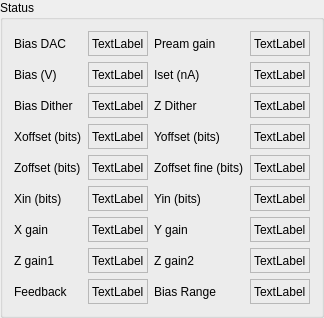
    <widget class="QGroupBox" name="groupBox_4">
     <property name="title">
      <string>Status</string>
     </property>
     <layout class="QGridLayout" name="gridLayout_5">
      <item row="5" column="1">
       <widget class="QLabel" name="label_xoffset">
        <property name="sizePolicy">
         <sizepolicy hsizetype="Preferred" vsizetype="Fixed">
          <horstretch>0</horstretch>
          <verstretch>0</verstretch>
         </sizepolicy>
        </property>
        <property name="minimumSize">
         <size>
          <width>0</width>
          <height>25</height>
         </size>
        </property>
        <property name="maximumSize">
         <size>
          <width>16777215</width>
          <height>25</height>
         </size>
        </property>
        <property name="frameShape">
         <enum>QFrame::StyledPanel</enum>
        </property>
        <property name="text">
         <string>TextLabel</string>
        </property>
       </widget>
      </item>
      <item row="0" column="3">
       <widget class="QLabel" name="label_preamp_gain">
        <property name="sizePolicy">
         <sizepolicy hsizetype="Preferred" vsizetype="Fixed">
          <horstretch>0</horstretch>
          <verstretch>0</verstretch>
         </sizepolicy>
        </property>
        <property name="minimumSize">
         <size>
          <width>0</width>
          <height>25</height>
         </size>
        </property>
        <property name="maximumSize">
         <size>
          <width>16777215</width>
          <height>25</height>
         </size>
        </property>
        <property name="frameShape">
         <enum>QFrame::StyledPanel</enum>
        </property>
        <property name="text">
         <string>TextLabel</string>
        </property>
       </widget>
      </item>
      <item row="0" column="2">
       <widget class="QLabel" name="label_29">
        <property name="sizePolicy">
         <sizepolicy hsizetype="Preferred" vsizetype="Fixed">
          <horstretch>0</horstretch>
          <verstretch>0</verstretch>
         </sizepolicy>
        </property>
        <property name="minimumSize">
         <size>
          <width>0</width>
          <height>25</height>
         </size>
        </property>
        <property name="maximumSize">
         <size>
          <width>16777215</width>
          <height>25</height>
         </size>
        </property>
        <property name="text">
         <string>Pream gain</string>
        </property>
       </widget>
      </item>
      <item row="5" column="2">
       <widget class="QLabel" name="label_8">
        <property name="sizePolicy">
         <sizepolicy hsizetype="Preferred" vsizetype="Fixed">
          <horstretch>0</horstretch>
          <verstretch>0</verstretch>
         </sizepolicy>
        </property>
        <property name="minimumSize">
         <size>
          <width>0</width>
          <height>25</height>
         </size>
        </property>
        <property name="maximumSize">
         <size>
          <width>16777215</width>
          <height>25</height>
         </size>
        </property>
        <property name="text">
         <string>Yoffset (bits)</string>
        </property>
       </widget>
      </item>
      <item row="8" column="1">
       <widget class="QLabel" name="label_xgain">
        <property name="sizePolicy">
         <sizepolicy hsizetype="Preferred" vsizetype="Fixed">
          <horstretch>0</horstretch>
          <verstretch>0</verstretch>
         </sizepolicy>
        </property>
        <property name="minimumSize">
         <size>
          <width>0</width>
          <height>25</height>
         </size>
        </property>
        <property name="maximumSize">
         <size>
          <width>16777215</width>
          <height>25</height>
         </size>
        </property>
        <property name="frameShape">
         <enum>QFrame::StyledPanel</enum>
        </property>
        <property name="text">
         <string>TextLabel</string>
        </property>
       </widget>
      </item>
      <item row="8" column="2">
       <widget class="QLabel" name="label_25">
        <property name="sizePolicy">
         <sizepolicy hsizetype="Preferred" vsizetype="Fixed">
          <horstretch>0</horstretch>
          <verstretch>0</verstretch>
         </sizepolicy>
        </property>
        <property name="minimumSize">
         <size>
          <width>0</width>
          <height>25</height>
         </size>
        </property>
        <property name="maximumSize">
         <size>
          <width>16777215</width>
          <height>25</height>
         </size>
        </property>
        <property name="text">
         <string>Y gain</string>
        </property>
       </widget>
      </item>
      <item row="1" column="3">
       <widget class="QLabel" name="label_iset">
        <property name="sizePolicy">
         <sizepolicy hsizetype="Preferred" vsizetype="Fixed">
          <horstretch>0</horstretch>
          <verstretch>0</verstretch>
         </sizepolicy>
        </property>
        <property name="minimumSize">
         <size>
          <width>0</width>
          <height>25</height>
         </size>
        </property>
        <property name="maximumSize">
         <size>
          <width>16777215</width>
          <height>25</height>
         </size>
        </property>
        <property name="frameShape">
         <enum>QFrame::StyledPanel</enum>
        </property>
        <property name="text">
         <string>TextLabel</string>
        </property>
       </widget>
      </item>
      <item row="0" column="1">
       <widget class="QLabel" name="label_bias_dac">
        <property name="sizePolicy">
         <sizepolicy hsizetype="Preferred" vsizetype="Fixed">
          <horstretch>0</horstretch>
          <verstretch>0</verstretch>
         </sizepolicy>
        </property>
        <property name="minimumSize">
         <size>
          <width>0</width>
          <height>25</height>
         </size>
        </property>
        <property name="maximumSize">
         <size>
          <width>16777215</width>
          <height>25</height>
         </size>
        </property>
        <property name="frameShape">
         <enum>QFrame::StyledPanel</enum>
        </property>
        <property name="text">
         <string>TextLabel</string>
        </property>
       </widget>
      </item>
      <item row="0" column="0">
       <widget class="QLabel" name="label_28">
        <property name="sizePolicy">
         <sizepolicy hsizetype="Preferred" vsizetype="Fixed">
          <horstretch>0</horstretch>
          <verstretch>0</verstretch>
         </sizepolicy>
        </property>
        <property name="minimumSize">
         <size>
          <width>0</width>
          <height>25</height>
         </size>
        </property>
        <property name="maximumSize">
         <size>
          <width>16777215</width>
          <height>25</height>
         </size>
        </property>
        <property name="text">
         <string>Bias DAC</string>
        </property>
       </widget>
      </item>
      <item row="9" column="2">
       <widget class="QLabel" name="label_27">
        <property name="sizePolicy">
         <sizepolicy hsizetype="Preferred" vsizetype="Fixed">
          <horstretch>0</horstretch>
          <verstretch>0</verstretch>
         </sizepolicy>
        </property>
        <property name="minimumSize">
         <size>
          <width>0</width>
          <height>25</height>
         </size>
        </property>
        <property name="maximumSize">
         <size>
          <width>16777215</width>
          <height>25</height>
         </size>
        </property>
        <property name="text">
         <string>Z gain2</string>
        </property>
       </widget>
      </item>
      <item row="7" column="2">
       <widget class="QLabel" name="label_23">
        <property name="sizePolicy">
         <sizepolicy hsizetype="Preferred" vsizetype="Fixed">
          <horstretch>0</horstretch>
          <verstretch>0</verstretch>
         </sizepolicy>
        </property>
        <property name="minimumSize">
         <size>
          <width>0</width>
          <height>25</height>
         </size>
        </property>
        <property name="maximumSize">
         <size>
          <width>16777215</width>
          <height>25</height>
         </size>
        </property>
        <property name="text">
         <string>Yin (bits)</string>
        </property>
       </widget>
      </item>
      <item row="5" column="3">
       <widget class="QLabel" name="label_yoffset">
        <property name="sizePolicy">
         <sizepolicy hsizetype="Preferred" vsizetype="Fixed">
          <horstretch>0</horstretch>
          <verstretch>0</verstretch>
         </sizepolicy>
        </property>
        <property name="minimumSize">
         <size>
          <width>0</width>
          <height>25</height>
         </size>
        </property>
        <property name="maximumSize">
         <size>
          <width>16777215</width>
          <height>25</height>
         </size>
        </property>
        <property name="frameShape">
         <enum>QFrame::StyledPanel</enum>
        </property>
        <property name="text">
         <string>TextLabel</string>
        </property>
       </widget>
      </item>
      <item row="3" column="3">
       <widget class="QLabel" name="label_zdither">
        <property name="sizePolicy">
         <sizepolicy hsizetype="Preferred" vsizetype="Fixed">
          <horstretch>0</horstretch>
          <verstretch>0</verstretch>
         </sizepolicy>
        </property>
        <property name="minimumSize">
         <size>
          <width>0</width>
          <height>25</height>
         </size>
        </property>
        <property name="maximumSize">
         <size>
          <width>16777215</width>
          <height>25</height>
         </size>
        </property>
        <property name="frameShape">
         <enum>QFrame::StyledPanel</enum>
        </property>
        <property name="text">
         <string>TextLabel</string>
        </property>
       </widget>
      </item>
      <item row="1" column="2">
       <widget class="QLabel" name="label_11">
        <property name="sizePolicy">
         <sizepolicy hsizetype="Preferred" vsizetype="Fixed">
          <horstretch>0</horstretch>
          <verstretch>0</verstretch>
         </sizepolicy>
        </property>
        <property name="minimumSize">
         <size>
          <width>0</width>
          <height>25</height>
         </size>
        </property>
        <property name="maximumSize">
         <size>
          <width>16777215</width>
          <height>25</height>
         </size>
        </property>
        <property name="text">
         <string>Iset (nA)</string>
        </property>
       </widget>
      </item>
      <item row="1" column="0">
       <widget class="QLabel" name="label_10">
        <property name="sizePolicy">
         <sizepolicy hsizetype="Preferred" vsizetype="Fixed">
          <horstretch>0</horstretch>
          <verstretch>0</verstretch>
         </sizepolicy>
        </property>
        <property name="minimumSize">
         <size>
          <width>0</width>
          <height>25</height>
         </size>
        </property>
        <property name="maximumSize">
         <size>
          <width>16777215</width>
          <height>25</height>
         </size>
        </property>
        <property name="text">
         <string>Bias (V)</string>
        </property>
       </widget>
      </item>
      <item row="8" column="0">
       <widget class="QLabel" name="label_6">
        <property name="sizePolicy">
         <sizepolicy hsizetype="Preferred" vsizetype="Fixed">
          <horstretch>0</horstretch>
          <verstretch>0</verstretch>
         </sizepolicy>
        </property>
        <property name="minimumSize">
         <size>
          <width>0</width>
          <height>25</height>
         </size>
        </property>
        <property name="maximumSize">
         <size>
          <width>16777215</width>
          <height>25</height>
         </size>
        </property>
        <property name="text">
         <string>X gain</string>
        </property>
       </widget>
      </item>
      <item row="5" column="0">
       <widget class="QLabel" name="label_7">
        <property name="sizePolicy">
         <sizepolicy hsizetype="Preferred" vsizetype="Fixed">
          <horstretch>0</horstretch>
          <verstretch>0</verstretch>
         </sizepolicy>
        </property>
        <property name="minimumSize">
         <size>
          <width>0</width>
          <height>25</height>
         </size>
        </property>
        <property name="maximumSize">
         <size>
          <width>16777215</width>
          <height>25</height>
         </size>
        </property>
        <property name="text">
         <string>Xoffset (bits)</string>
        </property>
       </widget>
      </item>
      <item row="9" column="1">
       <widget class="QLabel" name="label_zgain1">
        <property name="sizePolicy">
         <sizepolicy hsizetype="Preferred" vsizetype="Fixed">
          <horstretch>0</horstretch>
          <verstretch>0</verstretch>
         </sizepolicy>
        </property>
        <property name="minimumSize">
         <size>
          <width>0</width>
          <height>25</height>
         </size>
        </property>
        <property name="maximumSize">
         <size>
          <width>16777215</width>
          <height>25</height>
         </size>
        </property>
        <property name="frameShape">
         <enum>QFrame::StyledPanel</enum>
        </property>
        <property name="text">
         <string>TextLabel</string>
        </property>
       </widget>
      </item>
      <item row="6" column="3">
       <widget class="QLabel" name="label_zoffset_fine">
        <property name="sizePolicy">
         <sizepolicy hsizetype="Preferred" vsizetype="Fixed">
          <horstretch>0</horstretch>
          <verstretch>0</verstretch>
         </sizepolicy>
        </property>
        <property name="minimumSize">
         <size>
          <width>0</width>
          <height>25</height>
         </size>
        </property>
        <property name="maximumSize">
         <size>
          <width>16777215</width>
          <height>25</height>
         </size>
        </property>
        <property name="frameShape">
         <enum>QFrame::StyledPanel</enum>
        </property>
        <property name="text">
         <string>TextLabel</string>
        </property>
       </widget>
      </item>
      <item row="9" column="3">
       <widget class="QLabel" name="label_zgain2">
        <property name="sizePolicy">
         <sizepolicy hsizetype="Preferred" vsizetype="Fixed">
          <horstretch>0</horstretch>
          <verstretch>0</verstretch>
         </sizepolicy>
        </property>
        <property name="minimumSize">
         <size>
          <width>0</width>
          <height>25</height>
         </size>
        </property>
        <property name="maximumSize">
         <size>
          <width>16777215</width>
          <height>25</height>
         </size>
        </property>
        <property name="frameShape">
         <enum>QFrame::StyledPanel</enum>
        </property>
        <property name="text">
         <string>TextLabel</string>
        </property>
       </widget>
      </item>
      <item row="10" column="0">
       <widget class="QLabel" name="label_30">
        <property name="sizePolicy">
         <sizepolicy hsizetype="Preferred" vsizetype="Fixed">
          <horstretch>0</horstretch>
          <verstretch>0</verstretch>
         </sizepolicy>
        </property>
        <property name="minimumSize">
         <size>
          <width>0</width>
          <height>25</height>
         </size>
        </property>
        <property name="maximumSize">
         <size>
          <width>16777215</width>
          <height>25</height>
         </size>
        </property>
        <property name="text">
         <string>Feedback</string>
        </property>
       </widget>
      </item>
      <item row="10" column="3">
       <widget class="QLabel" name="label_bias_range">
        <property name="frameShape">
         <enum>QFrame::StyledPanel</enum>
        </property>
        <property name="text">
         <string>TextLabel</string>
        </property>
       </widget>
      </item>
      <item row="3" column="2">
       <widget class="QLabel" name="label_21">
        <property name="sizePolicy">
         <sizepolicy hsizetype="Preferred" vsizetype="Fixed">
          <horstretch>0</horstretch>
          <verstretch>0</verstretch>
         </sizepolicy>
        </property>
        <property name="minimumSize">
         <size>
          <width>0</width>
          <height>25</height>
         </size>
        </property>
        <property name="maximumSize">
         <size>
          <width>16777215</width>
          <height>25</height>
         </size>
        </property>
        <property name="text">
         <string>Z Dither</string>
        </property>
       </widget>
      </item>
      <item row="9" column="0">
       <widget class="QLabel" name="label_26">
        <property name="sizePolicy">
         <sizepolicy hsizetype="Preferred" vsizetype="Fixed">
          <horstretch>0</horstretch>
          <verstretch>0</verstretch>
         </sizepolicy>
        </property>
        <property name="minimumSize">
         <size>
          <width>0</width>
          <height>25</height>
         </size>
        </property>
        <property name="maximumSize">
         <size>
          <width>16777215</width>
          <height>25</height>
         </size>
        </property>
        <property name="text">
         <string>Z gain1</string>
        </property>
       </widget>
      </item>
      <item row="3" column="1">
       <widget class="QLabel" name="label_bias_dither">
        <property name="sizePolicy">
         <sizepolicy hsizetype="Preferred" vsizetype="Fixed">
          <horstretch>0</horstretch>
          <verstretch>0</verstretch>
         </sizepolicy>
        </property>
        <property name="minimumSize">
         <size>
          <width>0</width>
          <height>25</height>
         </size>
        </property>
        <property name="maximumSize">
         <size>
          <width>16777215</width>
          <height>25</height>
         </size>
        </property>
        <property name="frameShape">
         <enum>QFrame::StyledPanel</enum>
        </property>
        <property name="text">
         <string>TextLabel</string>
        </property>
       </widget>
      </item>
      <item row="7" column="0">
       <widget class="QLabel" name="label_22">
        <property name="sizePolicy">
         <sizepolicy hsizetype="Preferred" vsizetype="Fixed">
          <horstretch>0</horstretch>
          <verstretch>0</verstretch>
         </sizepolicy>
        </property>
        <property name="minimumSize">
         <size>
          <width>0</width>
          <height>25</height>
         </size>
        </property>
        <property name="maximumSize">
         <size>
          <width>16777215</width>
          <height>25</height>
         </size>
        </property>
        <property name="text">
         <string>Xin (bits)</string>
        </property>
       </widget>
      </item>
      <item row="1" column="1">
       <widget class="QLabel" name="label_bias">
        <property name="sizePolicy">
         <sizepolicy hsizetype="Preferred" vsizetype="Fixed">
          <horstretch>0</horstretch>
          <verstretch>0</verstretch>
         </sizepolicy>
        </property>
        <property name="minimumSize">
         <size>
          <width>0</width>
          <height>25</height>
         </size>
        </property>
        <property name="maximumSize">
         <size>
          <width>16777215</width>
          <height>25</height>
         </size>
        </property>
        <property name="frameShape">
         <enum>QFrame::StyledPanel</enum>
        </property>
        <property name="text">
         <string>TextLabel</string>
        </property>
       </widget>
      </item>
      <item row="8" column="3">
       <widget class="QLabel" name="label_ygain">
        <property name="sizePolicy">
         <sizepolicy hsizetype="Preferred" vsizetype="Fixed">
          <horstretch>0</horstretch>
          <verstretch>0</verstretch>
         </sizepolicy>
        </property>
        <property name="minimumSize">
         <size>
          <width>0</width>
          <height>25</height>
         </size>
        </property>
        <property name="maximumSize">
         <size>
          <width>16777215</width>
          <height>25</height>
         </size>
        </property>
        <property name="frameShape">
         <enum>QFrame::StyledPanel</enum>
        </property>
        <property name="text">
         <string>TextLabel</string>
        </property>
       </widget>
      </item>
      <item row="3" column="0">
       <widget class="QLabel" name="label_20">
        <property name="sizePolicy">
         <sizepolicy hsizetype="Preferred" vsizetype="Fixed">
          <horstretch>0</horstretch>
          <verstretch>0</verstretch>
         </sizepolicy>
        </property>
        <property name="minimumSize">
         <size>
          <width>0</width>
          <height>25</height>
         </size>
        </property>
        <property name="maximumSize">
         <size>
          <width>16777215</width>
          <height>25</height>
         </size>
        </property>
        <property name="text">
         <string>Bias Dither</string>
        </property>
       </widget>
      </item>
      <item row="7" column="1">
       <widget class="QLabel" name="label_xin">
        <property name="sizePolicy">
         <sizepolicy hsizetype="Preferred" vsizetype="Fixed">
          <horstretch>0</horstretch>
          <verstretch>0</verstretch>
         </sizepolicy>
        </property>
        <property name="minimumSize">
         <size>
          <width>0</width>
          <height>25</height>
         </size>
        </property>
        <property name="maximumSize">
         <size>
          <width>16777215</width>
          <height>25</height>
         </size>
        </property>
        <property name="frameShape">
         <enum>QFrame::StyledPanel</enum>
        </property>
        <property name="text">
         <string>TextLabel</string>
        </property>
       </widget>
      </item>
      <item row="10" column="2">
       <widget class="QLabel" name="label_53">
        <property name="text">
         <string>Bias Range</string>
        </property>
       </widget>
      </item>
      <item row="6" column="0">
       <widget class="QLabel" name="label_9">
        <property name="sizePolicy">
         <sizepolicy hsizetype="Preferred" vsizetype="Fixed">
          <horstretch>0</horstretch>
          <verstretch>0</verstretch>
         </sizepolicy>
        </property>
        <property name="minimumSize">
         <size>
          <width>0</width>
          <height>25</height>
         </size>
        </property>
        <property name="maximumSize">
         <size>
          <width>16777215</width>
          <height>25</height>
         </size>
        </property>
        <property name="text">
         <string>Zoffset (bits)</string>
        </property>
       </widget>
      </item>
      <item row="6" column="2">
       <widget class="QLabel" name="label_24">
        <property name="sizePolicy">
         <sizepolicy hsizetype="Preferred" vsizetype="Fixed">
          <horstretch>0</horstretch>
          <verstretch>0</verstretch>
         </sizepolicy>
        </property>
        <property name="minimumSize">
         <size>
          <width>0</width>
          <height>25</height>
         </size>
        </property>
        <property name="maximumSize">
         <size>
          <width>16777215</width>
          <height>25</height>
         </size>
        </property>
        <property name="text">
         <string>Zoffset fine (bits)</string>
        </property>
       </widget>
      </item>
      <item row="7" column="3">
       <widget class="QLabel" name="label_yin">
        <property name="sizePolicy">
         <sizepolicy hsizetype="Preferred" vsizetype="Fixed">
          <horstretch>0</horstretch>
          <verstretch>0</verstretch>
         </sizepolicy>
        </property>
        <property name="minimumSize">
         <size>
          <width>0</width>
          <height>25</height>
         </size>
        </property>
        <property name="maximumSize">
         <size>
          <width>16777215</width>
          <height>25</height>
         </size>
        </property>
        <property name="frameShape">
         <enum>QFrame::StyledPanel</enum>
        </property>
        <property name="text">
         <string>TextLabel</string>
        </property>
       </widget>
      </item>
      <item row="6" column="1">
       <widget class="QLabel" name="label_zoffset">
        <property name="sizePolicy">
         <sizepolicy hsizetype="Preferred" vsizetype="Fixed">
          <horstretch>0</horstretch>
          <verstretch>0</verstretch>
         </sizepolicy>
        </property>
        <property name="minimumSize">
         <size>
          <width>0</width>
          <height>25</height>
         </size>
        </property>
        <property name="maximumSize">
         <size>
          <width>16777215</width>
          <height>25</height>
         </size>
        </property>
        <property name="frameShape">
         <enum>QFrame::StyledPanel</enum>
        </property>
        <property name="text">
         <string>TextLabel</string>
        </property>
       </widget>
      </item>
      <item row="10" column="1">
       <widget class="QLabel" name="label_feedback">
        <property name="sizePolicy">
         <sizepolicy hsizetype="Preferred" vsizetype="Fixed">
          <horstretch>0</horstretch>
          <verstretch>0</verstretch>
         </sizepolicy>
        </property>
        <property name="minimumSize">
         <size>
          <width>0</width>
          <height>25</height>
         </size>
        </property>
        <property name="maximumSize">
         <size>
          <width>16777215</width>
          <height>25</height>
         </size>
        </property>
        <property name="frameShape">
         <enum>QFrame::StyledPanel</enum>
        </property>
        <property name="text">
         <string>TextLabel</string>
        </property>
       </widget>
      </item>
     </layout>
    </widget>
